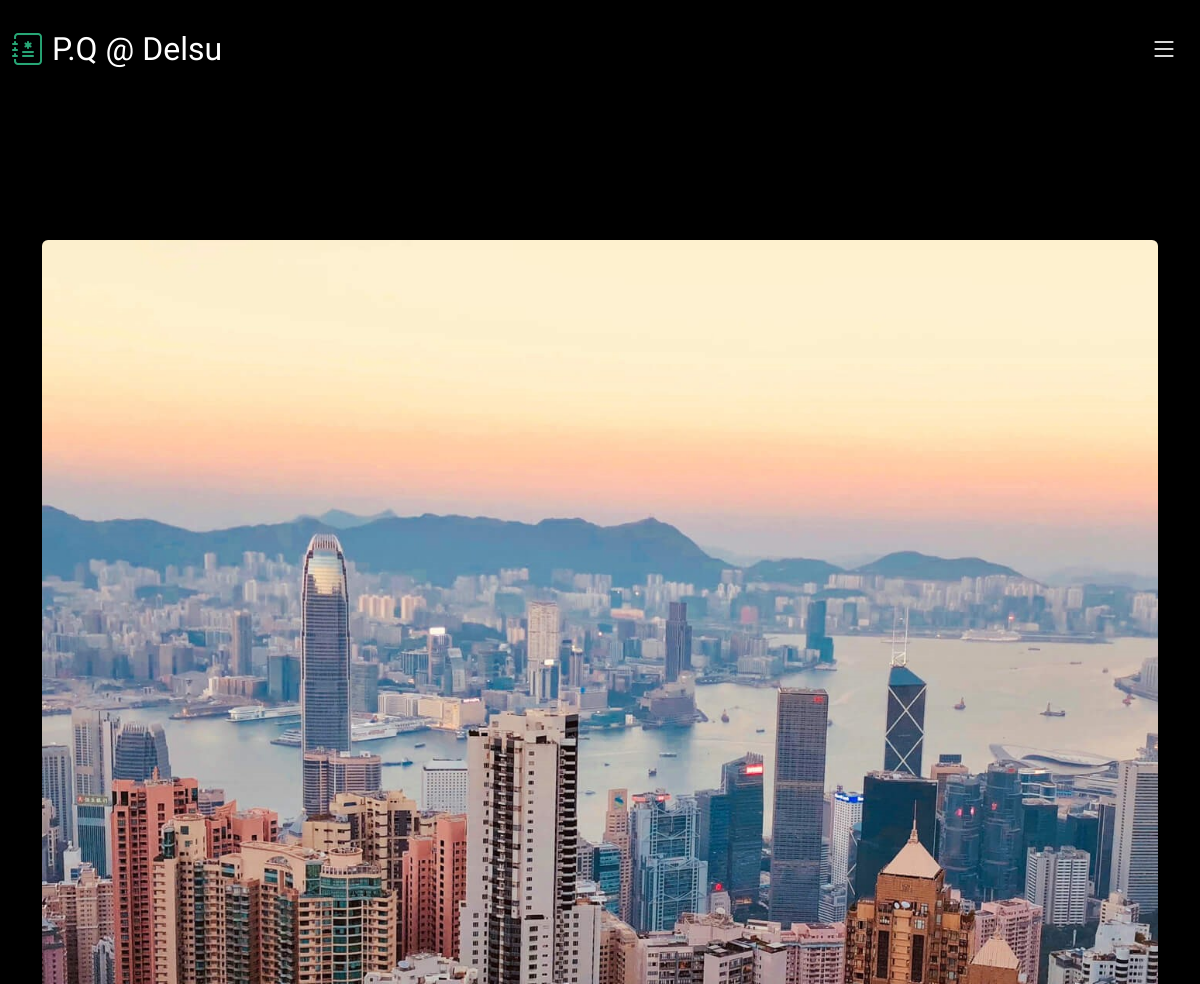
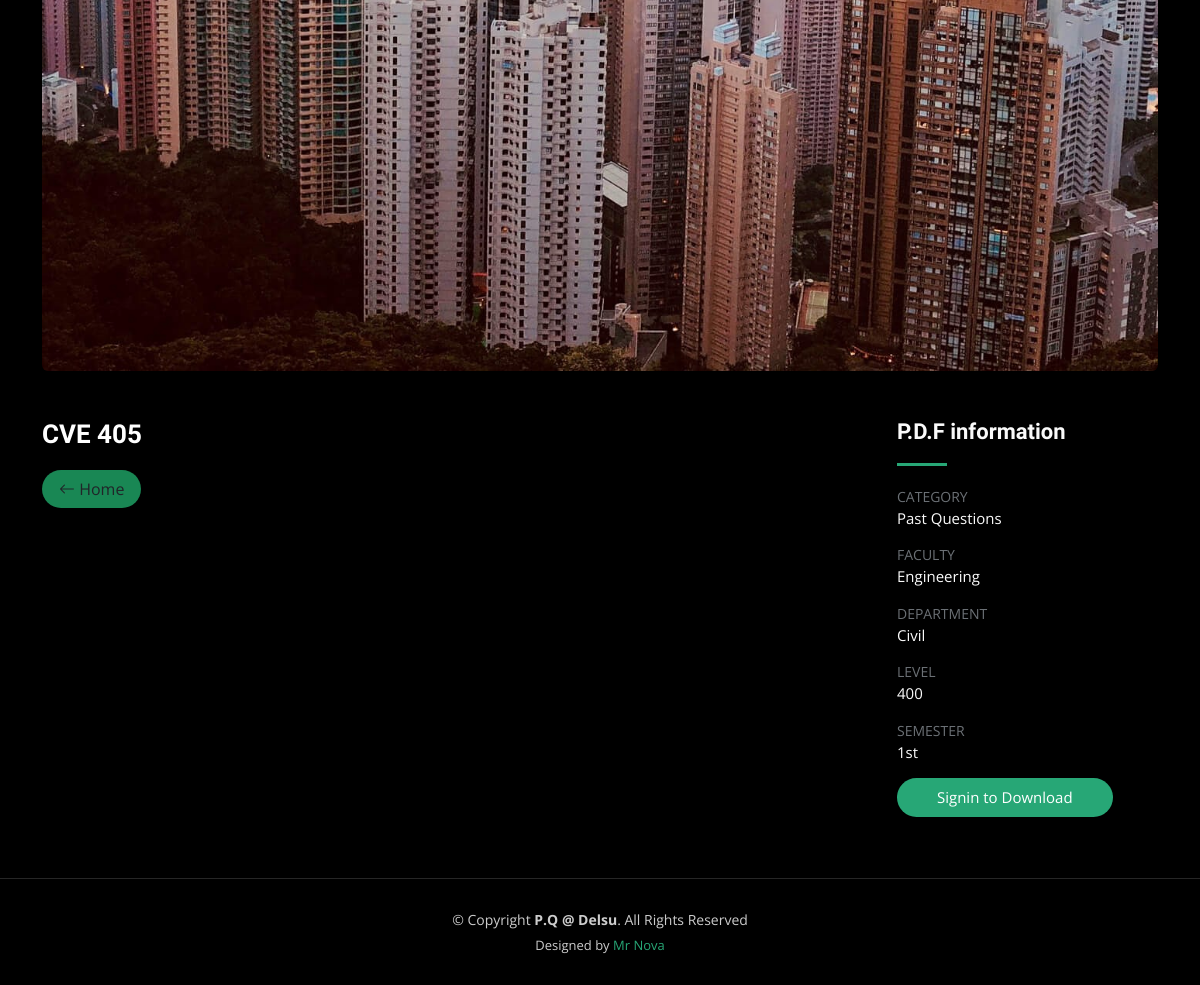
The app's page /docs/item/3/ with its own data (2 pictures, top to bottom).
### docs/models.py (models this page shows, shortened)
class Item(models.Model):
    title = models.CharField(max_length=255)
    category = models.ForeignKey(Category, null=True, blank=True, on_delete=models.CASCADE, related_name='items')
    faculty = models.ForeignKey(Faculty, on_delete=models.CASCADE, related_name='items')
    department = models.ForeignKey(Department, on_delete=models.CASCADE, related_name='items')
    level = models.ForeignKey(Level, on_delete=models.CASCADE, related_name='items')
    semester = models.ForeignKey(Semester, on_delete=models.CASCADE, related_name='items')
    description = models.TextField(blank=True, null=True)
    image = models.ImageField(upload_to='PQ_images', blank=True, null=True)
    file = models.FileField(upload_to='PQ_files', blank=True)
    uploaded_on = models.DateTimeField(auto_now_add=True, null=True, blank=True)

class Category(models.Model):
    name = models.CharField(max_length=255)
    class Meta:
        ordering = ('name',)
        verbose_name_plural = 'Categories'
    def __str__(self):
        return self.name

class Faculty(models.Model):
    name = models.CharField(max_length=255)
    class Meta:
        ordering = ('name',)
        verbose_name_plural = 'Faculties'
    def __str__(self):
        return self.name

class Department(models.Model):
    name = models.CharField(max_length=255)
    def __str__(self):
        return self.name

class Level(models.Model):
    name = models.CharField(max_length=255)
    def __str__(self):
        return self.name

class Semester(models.Model):
    name = models.CharField(max_length=255)
    def __str__(self):
        return self.name

### docs/views.py (the view)
# urls.py: path('item/<int:pk>/', views.details, name='details'),
def details(request, pk):
    item = get_object_or_404(Item, pk=pk)
    return render(request, 'details.html',{
        'item': item,
    })

### docs/templates/details.html (shortened to what this page needs)
{% extends 'base.html' %}
{% block content %}
{% load static %}
  <main id="main" data-aos="fade" data-aos-delay="1500">
    <div class="page-header d-flex align-items-center">
    </div>
    <section id="gallery-single" class="gallery-single">
      <div class="container">
        <div class="">
          <img src="
          {% if item.image %}
            {{ item.image.url }}
          {% else %}
            #
          {% endif %}
        " class="img-fluid rounded" alt="">
        </div>
        <div class="row justify-content-between gy-4 mt-4">
          <div class="col-lg-8">
            <div class="portfolio-description">
              <h2>{{ item.title }}</h2>
              <a class="btn rounded-pill px-3 bg-success" href="{% url 'index' %}"><i class="bi bi-arrow-left"></i> Home</a>
            </div>
          </div>
          <div class="col-lg-3">
            <div class="portfolio-info">
              <h3>P.D.F information</h3>
              <ul>
                <li><strong>Category</strong> <span>{{ item.category }}</span></li>
                <li><strong>Faculty</strong> <span>{{ item.faculty }}</span></li>
                <li><strong>Department</strong> <span>{{ item.department }}</span></li>
                <li><strong>Level</strong><span>{{ item.level }}</span></li>
                <li><strong>Semester</strong><span>{{ item.semester }}</span></li>
                {% if user.is_authenticated %}
                  <li><a href="
                    {% if item.file %}
                      {{ item.file.url }}
                    {% else %}
                      #{% comment %} {% url 'home:no_file' %} {% endcomment %}
                    {% endif %}
                    " download class="btn-visit align-self-start">Download P.D.F <i class="bi bi-download"></i></a></li>
                {% else %}
                  <li><a href="{% url 'home:signin' %}" class="btn-visit align-self-start">Signin to Download</a></li>
                {% endif %}
              </ul>
            </div>
          </div>
        </div>
      </div>
    </section>
  </main>
{% endblock %}

### static/css/main.css (style rules this page uses)
:root { --font-default: "Open Sans", system-ui, -apple-system, "Segoe UI", Roboto, "Helvetica Neue", Arial, "Noto Sans", "Liberation Sans", sans-serif, "Apple Color Emoji", "Segoe UI Emoji", "Segoe UI Symbol", "Noto Color Emoji"; --font-primary: "Inter", sans-serif; --font-secondary: "Cardo", sans-serif; }
:root { --color-default: #fafafa; --color-primary: #27a776; --color-secondary: #161718; }
:root { scroll-behavior: smooth; }
body { font-family: var(--font-default); color: var(--color-default); background-color: #000; }
a { color: var(--color-primary); text-decoration: none; }
h1, h2, h3, h4, h5, h6 { font-family: var(--font-primary); }
.page-header { padding: 120px 0 60px 0; min-height: 30vh; position: relative; }
.gallery-single .portfolio-info h3 { font-size: 22px; font-weight: 700; margin-bottom: 20px; padding-bottom: 20px; position: relative; font-family: var(--font-secondary); }
.gallery-single .portfolio-info h3:after { content: ""; position: absolute; display: block; width: 50px; height: 3px; background: var(--color-primary); left: 0; bottom: 0; }
.gallery-single .portfolio-info ul { list-style: none; padding: 0; font-size: 15px; }
.gallery-single .portfolio-info ul li { display: flex; flex-direction: column; padding-bottom: 15px; }
.gallery-single .portfolio-info ul strong { text-transform: uppercase; font-weight: 400; color: #6b7075; font-size: 14px; }
.gallery-single .portfolio-info .btn-visit { padding: 8px 40px; background: var(--color-primary); color: #fff; border-radius: 50px; transition: 0.3s; }
.gallery-single .portfolio-description h2 { font-size: 26px; font-weight: 700; margin-bottom: 20px; color: #fff; font-family: var(--font-secondary); }

### records on screen
Item: image (picture), title "CVE 405", category "Past Questions", faculty "Engineering", department "Civil", level "400", semester "1st"
